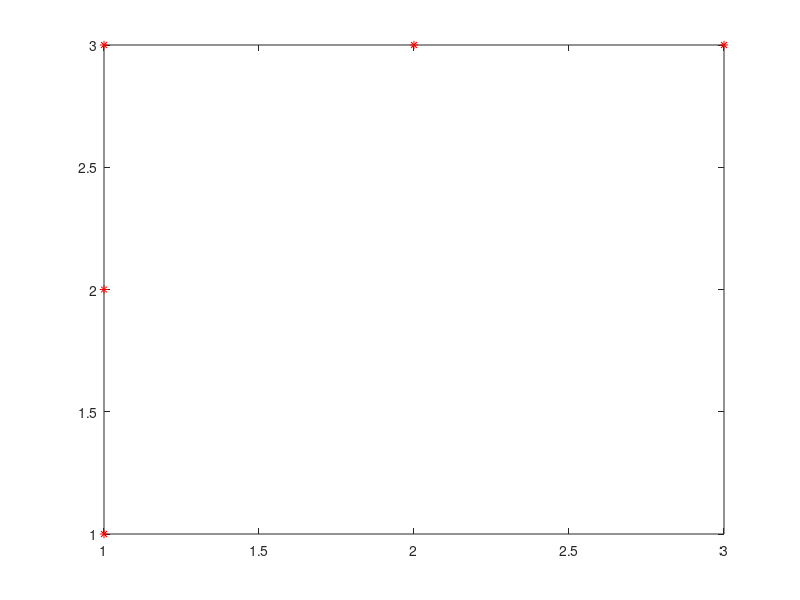

Reproduce this figure in MATLAB. (Note: this script raises an error after producing the figure.)
%function lloyd()

% programa baseado no algoritmo de lloyd para fazer "clustering" duma BD
% eventos pertencem a R^2, lidos dum ficheiro BD.txt
% metrica usada  euclidiana -> representante do tipo
% centroide cujas componentes sao a média


clear all
clc


M = []; %array com dados
I = 2; %numero de componentes de um evento


f = fopen('BDteste.txt', 'r')
i = 1;
while ~feof(f)
    xx = fscanf(f, '%f %f\n', 2); %le cada linha
    for j=1:I
        x(i,j) = xx(j);
    end
    i = i+1;
end
fclose(f);
x
N=i-1;



%representacao dos dados 

figure(1)
for i=1:N
  plot(x(i,1),x(i,2),'r*');
  hold on
end



%N=length(x); %numero de eventos na BD
K=2; %numero de clusters
% 
% %%%%%%%%%%%%%%%%%%%%%%%%%%%%%%%%%%%%%%
% % representantes - inicializacao

m1x=1;
m1y=1;
m2x=3;
m2y=3;
%assim obtem só um cluster
%%%%%%%%%%%%%%%%%%%%%%%%%%%%%%%%%%%%%%
Mx=[m1x m2x]; % tem conjunto de primeiras coordenadas dos representantes
My=[m1y m2y]; % tem conjunto de segundas coordenadas dos representantes
% 
% 
CP=1;
% 
it=0;
while CP>0.0001
 P=calcula_particao(Mx,My,x,K)% recebe array com N (num de eventos) com o label do cluster a que pertencem
 [Mx_new,My_new]=calcula_representantes(P,x,N,K);  %com metrica euclidiana -> media
 CP=diferenca_representantes(Mx,My,Mx_new,My_new,K); %metrica de distancia entre novos representantes e antigos
 Mx=Mx_new;
 My=My_new;
 it=it+1
end
% 
'RESULTADO:'
'*********************'

P
Mx
My

figure(2)
for i=1:length(P)
  if P(i)==1
   plot(x(i,1),x(i,2),'r*');
   hold on
  else
   plot(x(i,1),x(i,2),'k*');
   hold on
  end
end


